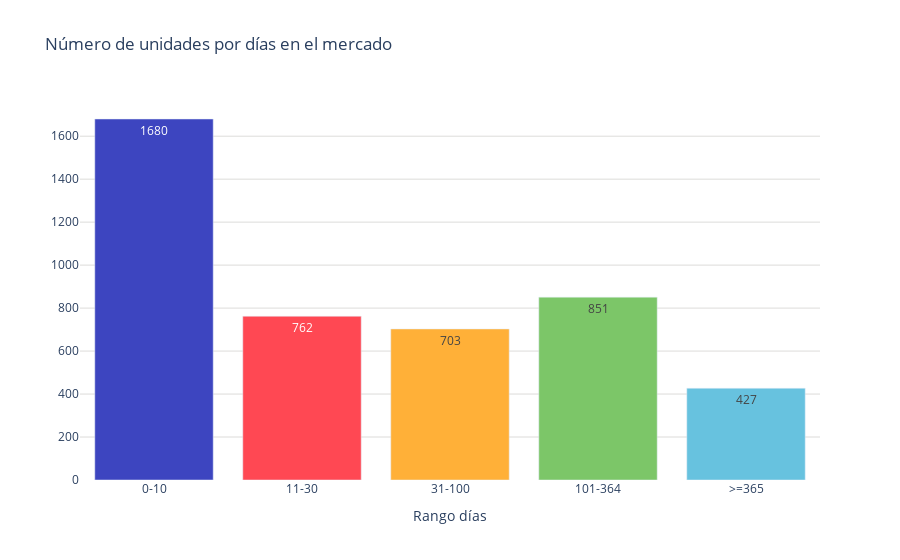

The notebook cell this image was saved under:
### Code cell
values = conteo_df_mercado_puebla['conteo']
labels = conteo_df_mercado_puebla['dias']
colores = ['#3d45c0', '#ff4853', '#ffb038', '#7cc668', '#67c2df', '#6773df', '#939fad']

fig = go.Figure()
fig.add_trace(go.Bar(
    x=labels, 
    y=values, 
    marker_color=colores,  # Especifica los colores de las barras
    text=values,  # Texto que se mostrará en las barras 
    textposition='inside',  # Posición del texto (puede ser 'inside' o 'outside')
))
fig.update_layout(
    title='Número de unidades por días en el mercado',  # Título de la gráfica
    xaxis=dict(title='Rango días'),  # Título del eje x
    yaxis=dict(
        #title='Cantidad', # Título del eje y
        gridcolor='#dddcda', # Color de las líneas que dividen los rangos del eje Y
         gridwidth=1,
    ),  
    plot_bgcolor='rgba(0,0,0,0)',  # Color de fondo del gráfico
)
# Exportar gráfica como archivo HTML
def guardar_grafico_como_html(fig, nombre_archivo, carpeta='graficas'):
    # Crear la carpeta si no existe
    if not os.path.exists(carpeta):
        os.makedirs(carpeta)
    
    # Gráfica como archivo HTML en la carpeta especificada
    pio.write_html(fig, f'{carpeta}/{nombre_archivo}.html')

# Exportar
guardar_grafico_como_html(fig, 'g_bar_tiempomercado_alfas_puebla', carpeta='graficas')
fig.show()

### Figure 1 — Plotly figure (JSON) as saved in the notebook; plotly's stock layout.template omitted (floating-point values rounded to 4 significant figures)
{"data": [{"marker": {"color": ["#3d45c0", "#ff4853", "#ffb038", "#7cc668", "#67c2df", "#6773df", "#939fad"]}, "text": [1680, 762, 703, 851, 427], "textposition": "inside", "type": "bar", "x": ["0-10", "11-30", "31-100", "101-364", ">=365"], "y": [1680, 762, 703, 851, 427]}], "layout": {"plot_bgcolor": "rgba(0,0,0,0)", "title": {"text": "Número de unidades por días en el mercado"}, "xaxis": {"title": {"text": "Rango días"}}, "yaxis": {"gridcolor": "#dddcda", "gridwidth": 1}}}
